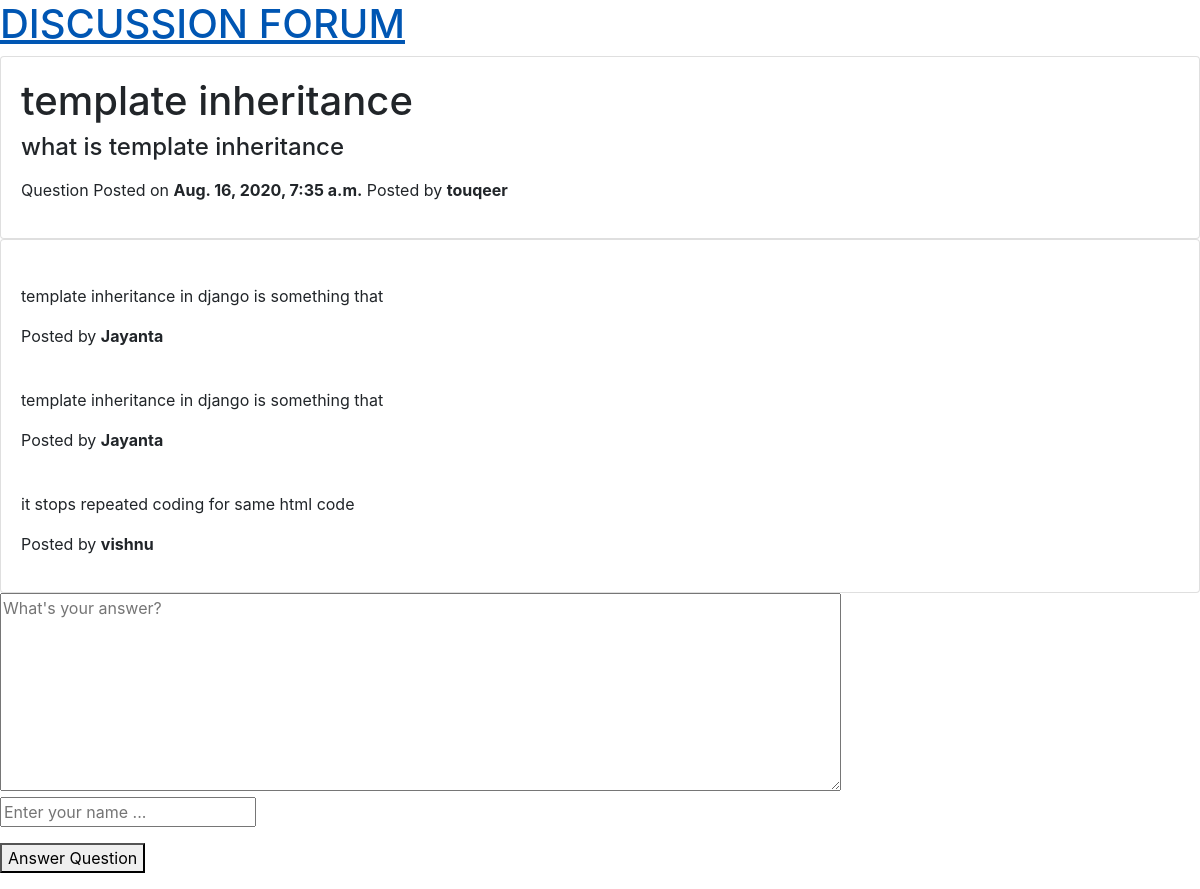
Page /question/1/template-inheritance on the committed database.
### qa/models.py (models this page shows, shortened)
class Question(models.Model):
    qid = models.AutoField(primary_key=True)
    question_title = models.CharField(max_length=100)
    question_text = models.TextField(max_length=50000)
    date_posted = models.DateTimeField(auto_now_add=True)
    posted_by = models.TextField(max_length=20)
    slug = models.SlugField(max_length=40)

class Answer(models.Model):
    aid = models.AutoField(primary_key=True)
    qid = models.ForeignKey(Question, on_delete=models.CASCADE)
    answer_text = models.TextField(max_length=50000)
    date_posted = models.DateTimeField(auto_now_add=True)
    posted_by = models.TextField(max_length=20)

### qa/views.py (the view)
# urls.py: path('question/<int:qid>/<slug:qslug>', viewquestion),
def viewquestion(request, qid, qslug):
    context = {}
    question = Question.objects.get(qid=qid, slug=qslug)
    question_json = json.loads(serializers.serialize('json', [ question ]))[0]['fields']
    question_json['date_posted'] = question.date_posted
    question_json['qid'] = question.qid
    question_json['question_text'] = bleach.clean(markdown2.markdown(question_json['question_text']), tags=['p', 'pre','code', 'sup', 'strong', 'hr', 'sub', 'a'])
    context['question'] = question_json
    context['answers'] = []
    answers = Answer.objects.filter(qid=qid)
    for answer in answers:
        answer.answer_text = bleach.clean(markdown2.markdown(answer.answer_text), tags=['p', 'pre','code', 'sup', 'strong', 'hr', 'sub', 'a'])
        context['answers'].append(answer)
    return render(request, 'view-question.html', context)

### templates/view-question.html (shortened to what this page needs)
{% load static %}
<!DOCTYPE html>
<html lang="en" dir="ltr">
    <head>
        <link rel="stylesheet" href="https://stackpath.bootstrapcdn.com/bootstrap/4.5.2/css/bootstrap.min.css">
    </head>
    <body>
        <a href="{% url 'home' %}">
            <h1>DISCUSSION FORUM</h1>
        </a>
        <div class="content">
            <div class="card">
                <div class="card-body">
            <h1>{{ question.question_title }}</h1>
            <h4>{{ question.question_text|safe }}</h4>
            <p class="questiondetails">
                <span>Question Posted on <strong>{{ question.date_posted }}</strong></span>
                <span>Posted by <strong>{{ question.posted_by }}</strong></span>
            </p>
                </div>
            </div>
            <div class="card">
                <div class="card-body">
                    <div id="answers">
                    {% for answer in answers %}
                            <br>
                            {{ answer.answer_text|safe }}
                            <p class="answerdetails">
                                <span>Posted by <strong>{{ answer.posted_by }}</strong></span>
                            </p>
                    {% endfor %}
                    </div>
                </div>
            </div>
                <textarea name="answer" id="answer" rows="8" cols="80" placeholder="What's your answer?"></textarea><p />
                <input type="text" id="posted_by" name="posted_by" value="" autocomplete="off" placeholder="Enter your name ..."><p />
                <button name="answer_question" id="answer_question">Answer Question</button>
        </div>
    </body>
</html>

### rows in the picture
Question: question_title "template inheritance", question_text "what is template inheritance", date_posted "Aug. 16, 2020, 7:35 a.m.", posted_by "touqeer"
Answer: answer_text "template inheritance in django is something that", posted_by "Jayanta"
Answer: answer_text "template inheritance in django is something that", posted_by "Jayanta"
Answer: answer_text "it stops repeated coding for same html code", posted_by "vishnu"
